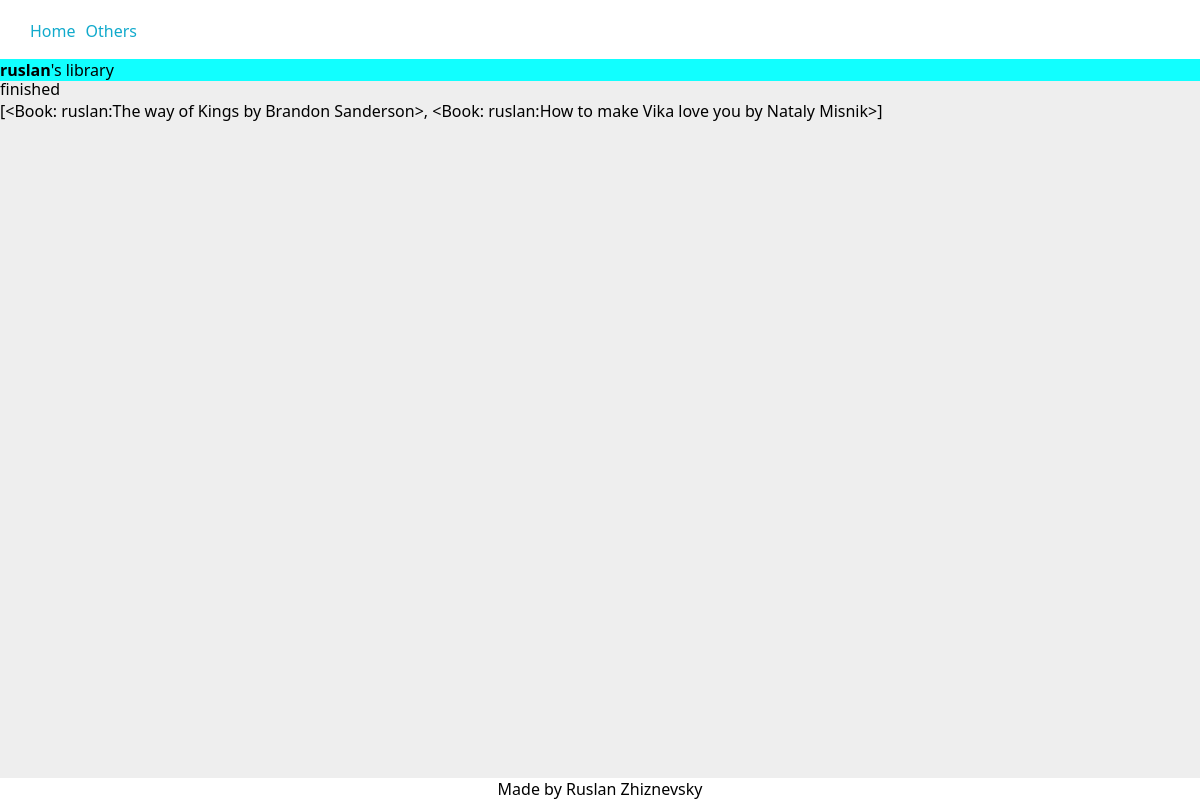
Page /users/ruslan/finished/ (signed in) on the committed database.
### users/models.py (models this page shows)
class User(AbstractBaseUser, PermissionsMixin):
    def get_profile_picture_upload_path(instance, filename):
        return f"profile_pictures/{instance.username}/{filename}"
    username = models.CharField(
        verbose_name="username",
        primary_key=True,
        unique=True,
        blank=False,
        null=False,     # don't set True if blank=True
        max_length=20,
        help_text="unique username",
        validators=[MinLengthValidator(3)],
    )
    email = models.EmailField(
        verbose_name="email",
        help_text="active email for connection with this account",
        max_length=255,
        unique=True,
        blank=False,
        null=False,
    )
    profile_picture = models.ImageField(
        verbose_name="profile picture",
        help_text="profile picture",
        upload_to=get_profile_picture_upload_path,
        max_length=255,
        blank=True,
        null=True,
        default=None,
    )
    to_show = models.BooleanField(
        verbose_name="to show",
        help_text="if this flag is set to False "
                  "user won't be listed in any public listings",
        default=True,
    )
    is_active = models.BooleanField(default=True)
    is_staff = models.BooleanField(default=False)
    USERNAME_FIELD = "username"
    EMAIL_FIELD = "email"
    REQUIRED_FIELDS = ["email"]
    objects = UserManager()
    def __str__(self):
        return self.username

### library/models.py (models this page shows, shortened)
class BookCategory(models.Model):
    def _last_position():
        field = "position"
        _dict = BookCategory.objects.aggregate(models.Max(field, default=0))
        return _dict[f"{field}__max"] + 1
    user = models.ForeignKey(
        settings.AUTH_USER_MODEL,
        verbose_name="user",
        help_text="user, to whom add category",
        on_delete=models.CASCADE,
        related_name="book_categories",
        related_query_name="book_category",
    )
    category_name = models.CharField(
        verbose_name="category_name",
        help_text="category of the book(fantasy, horror, etc.)",
        max_length=20,
        blank=False,
        null=False,
    )
    position = models.PositiveIntegerField(
        default=_last_position,
        verbose_name="position",
        help_text="position in the list of categories",
        blank=False,
        null=False,
    )
    class Meta:
        constraints = [
            models.UniqueConstraint(
                name="%(app_label)s_%(class)s_user_and_category_unique",
                fields=["user", "category_name"]
            ),
            models.UniqueConstraint(
                fields=["user", "position"],
                name="%(app_label)s_%(class)s_user_and_postion_unique",
            )
        ]

class Book(models.Model):
    user = models.ForeignKey(
        settings.AUTH_USER_MODEL,
        verbose_name="user",
        help_text="user who has this book in their library",
        on_delete=models.CASCADE,
        related_name="books",
        related_query_name="book",
        null=False,
        blank=False,
    )
    title = models.CharField(
        verbose_name="title",
        help_text="title of the book",
        max_length=60,
        blank=True,
        null=False,
        unique=False,
    )
    author = models.CharField(
        verbose_name="author",
        help_text="author of the book",
        max_length=60,
        blank=True,
        null=False,
        unique=False,
    )
    started = models.DateField(
        verbose_name="started",
        help_text="date when started reading",
        default=datetime.date.today,
        editable=True,
        blank=True,
        null=True,
    )
    finished = models.DateField(
        verbose_name="finished",
        help_text="date when finished reading",
        editable=True,
        blank=True,
        null=True,
        default=None,
    )
    rating = models.PositiveIntegerField(
        verbose_name="rating",
        help_text="book rating from 1 to 10",
        blank=True,
        null=True,
        default=None,
        validators=[MaxValueValidator(10), MinValueValidator(1)],
    )
    comment = models.TextField(
        verbose_name="comment",
        help_text="comment on this book. Is it bad? Good?",
        blank=True,
    )
    category = models.ForeignKey(
        "BookCategory",
        on_delete=models.CASCADE,
        verbose_name="category",
    )
    def _get_bookfile_upload_path(instance, filename):
        return f"books/{instance.user}/{instance.author}_{instance.title}/{filename}"
    file = models.FileField(
        verbose_name="book file",
        help_text="book file to upload",
        upload_to=_get_bookfile_upload_path,
        blank=True,
        null=True,
        default=None,
    )
    def _get_coverfile_upload_path(instance, filename):
        return f"books/{instance.user}/{instance.author}_{instance.title}/{filename}"
    cover = models.ImageField(
        verbose_name="cover image",
        help_text="image of the cover of the book",
        upload_to=_get_coverfile_upload_path,
        blank=True,
        null=True,
        default=None,
    )
    def __str__(self):
        return f"{self.user}:{self.title} by {self.author}"
    class Meta:
        constraints = [
            models.CheckConstraint(
                check=~models.Q(started__gt=models.F("finished")),
                name="%(app_label)s_%(class)s_finished_before_started"
            ),
            models.UniqueConstraint(
                fields=["user", "title", "author"],
                name="%(app_label)s_%(class)s_user_title_author_unique",
            )
        ]

### library/views.py (the view)
# urls.py: path("users/<str:username>/<str:category>/", views.category, name="someones_category"),
@login_required
def category(request, category, username=None):
    books_by_categories, viewed_user = _get_books_by_categories_and_viewed_user(request, username)
    try:
        books = books_by_categories[category]
    except KeyError:
        raise Http404
    context = {
        "user": request.user,
        "viewed_user": viewed_user,
        "category": category,
        "books": books,
    }
    return render(request, "category.html", context=context)

### library/views.py (called while the page is built)
def _sort_user_books_by_categories(user):
    books = user.books.all()
    books_by_categories = OrderedDict()
    category_objs = BookCategory.objects.filter(user=user).order_by("position")
    for category in [category_obj.category_name for category_obj in category_objs]:
        books_by_categories[category] = []
    for book in books:
        category_obj = book.category
        books_by_categories[category_obj.category_name] += [book]
    return books_by_categories

def _get_books_by_categories_and_viewed_user(request, username):
    if username is None:
        books_by_categories = _sort_user_books_by_categories(request.user)
        viewed_user = None
    else:
        viewed_user = get_object_or_404(User, username=username)
        books_by_categories = _sort_user_books_by_categories(viewed_user)
    return books_by_categories, viewed_user

### library/templates/category.html
{% extends 'base.html' %}
{% block content %}
    {{ category }}
    <br>
    {{ books }}
{% endblock content %}

### library/templates/base.html (shortened to what this page needs)
{% load static %}
<!DOCTYPE html>
<html lang="en">
    <head>
        <link rel="stylesheet" href="{% static 'library/base.css' %}">
    </head>
    <body>
        <header>
            {% block header %}
            <nav id="nav_top">
                <ul>
                    <li><a href="{% url 'your_all_books' %}">Home</a></li>
                    <li><a href="{% url 'users_list' %}">Others</a></li>
                </ul>
            </nav>
            {% endblock header %}
        </header>
        <main>
            {% if viewed_user is not None %}
            <div class="viewed_user">
                <b>{{ viewed_user }}</b>'s library
            </div>
            {% endif %}
            {% block content %}
            {% endblock content %}
        </main>
        {% block footer %}
        <footer>
            Made by Ruslan Zhiznevsky
        </footer>
        {% endblock footer %}
    </body>
</html>

### library/static/library/base.css (style rules this page uses)
html { margin: 0; padding: 0; scroll-behavior: smooth; }
body { font-family: 'Segoe UI', Tahoma, Geneva, Verdana, sans-serif; margin: 0; padding: 0; box-sizing: border-box; background: #eee; }
header { position: fixed; top: 0; width: 100vw; }
#nav_top { background-color: #fff; }
#nav_top ul { display: flex; justify-content: flex-start; padding: 20px; margin: auto; }
li { list-style: none; padding-left: 10px; }
main { width: min-content; min-width: 100vw; padding-top: 78px; }
.viewed_user { background: #1ff; position: fixed; top: 59px; width: 100vw; }
header a { text-decoration: none; color: #1ac }
a { text-decoration: none; color: white; }
footer { position: fixed; background: #fff; bottom: 0; width: 100vw; text-align: center; }

### rows in the picture
User: username "ruslan"
BookCategory: category_name "finished"
Book: user+title+author "[<Book: ruslan:The way of Kings by Brandon Sanderson>, <Book: ruslan:How to make Vika love you by Nataly Misnik>]"
